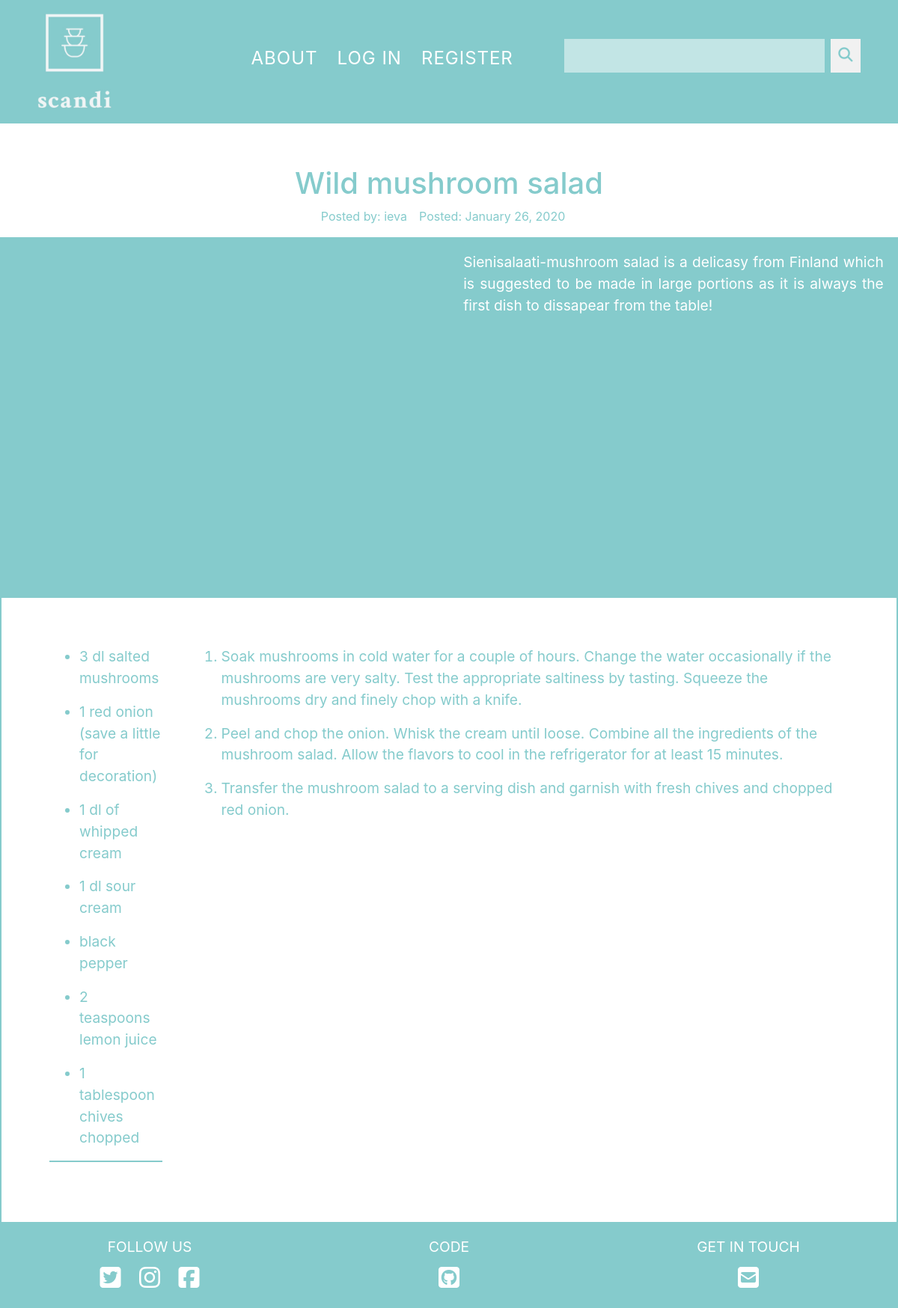
/17, run on the app's committed database.
### scandiKitchen/models.py (models this page shows, shortened)
class Recipe(db.Model):
    users = db.relationship(User)
    id = db.Column(db.Integer,primary_key=True)
    user_id = db.Column(db.Integer,db.ForeignKey('users.id'),nullable=False)
    date = db.Column(db.DateTime,nullable=False,default=datetime.utcnow)
    title = db.Column(db.String(100),nullable=False)
    text = db.Column(db.Text,nullable=False)
    cook_method = db.Column(db.Text,nullable=True)
    ingredients = db.Column(db.Text,nullable=True)
    recipe_image = db.Column(db.String(100),nullable=True)

class User(db.Model,UserMixin):
    __tablename__ = 'users'
    id = db.Column(db.Integer,primary_key=True)
    profile_image = db.Column(db.String(64),nullable=False,default='default_profile.png')
    email = db.Column(db.String(64),unique=True,index=True)
    username = db.Column(db.String(64),unique=True,index=True)
    password_hash = db.Column(db.String(128))
    posts = db.relationship('Recipe',backref='author',lazy=True)

### scandiKitchen/users/views.py (the view)
@users.route('/<username>')
def user_posts(username):
    page = request.args.get('page',1,type=int)
    user = User.query.filter_by(username=username).first_or_404()
    recipes = Recipe.query.filter_by(author=user).order_by(Recipe.date.desc()).paginate(page=page,per_page=5)
    return render_template('user_recipes.html',recipes=recipes,user=user)

### scandiKitchen/recipes/views.py (called while the page is built)
@recipes.route('/<int:recipe_id>')
def recipe(recipe_id):
    recipe = Recipe.query.get_or_404(recipe_id)
    return render_template('recipe.html',title=recipe.title,date=recipe.date,post=recipe)

### scandiKitchen/templates/recipe.html (shortened to what this page needs)
{% extends "base.html" %}
{% block content %}
<div class="singleRecipeWrapper">
  <h1>{{post.title}}</h1>
  <div class="additionalInfo">
    <p>Posted by: {{post.author.username}}</p>
    <p>Posted: {{post.date.strftime('%B %d, %Y')}}</p>
  </div>
  <div class="container-fluid singleRecipeContainer">
    <div class="recipeImageandText">
      <div class="recipeImage-wrapper">
      </div>
      <div class="recipeText-wrapper">
        <p>{{post.text}}</p>
      </div>
    </div>
    <div class="instructions">
      <div class="ingrediantsWrapper">
        <ul class="ingrediants">
          {% for ingredient in post.ingredients.split(";") %}
          <li><p>{{ingredient}}</p></li>
          {% endfor %}
        </ul>
      </div>
      <div class="methodWrapper">
        <ol class="method">
          {% for step in post.cook_method.split(";") %}
          <li><p>{{step}}</p></li>
          {% endfor %}
        </ol>
      </div>
    </div>
  </div>
</div>
{% endblock %}

### scandiKitchen/static/css/main.css (style rules this page uses)
body { margin: 0; padding: 0; overflow-x: hidden; }
* { border-radius: 0!important; }
.container-fluid { padding: 0; max-width: 1500px; }

### scandiKitchen/static/css/recipe.css (style rules this page uses)
.recipeImage-wrapper { height: 30em; width: 100%; overflow: hidden; }
.recipeText-wrapper { width: 30em; height: auto; float: left; width: 100%; }
.recipeText-wrapper p { text-align: justify; font-size: 1.2rem; background-color: #85cbcc; color: white; padding: 1em; }
.singleRecipeWrapper { display: flex; flex-direction: column; align-items: center; color: #85cbcc; padding: 0; }
.singleRecipeWrapper h1 { margin-top: 1em; }
.additionalInfo { display: flex; }
.additionalInfo p { margin-right: 1em; }
.method { font-size: 1.2rem; }
.ingrediants { font-size: 1.2rem; border-bottom: 2px solid #85cbcc; }
@media (min-width: 900px) { .recipeImageandText { display: flex; width: 100%; background-color: #85cbcc; } }
@media (min-width: 900px) { .instructions { display: flex; border: 2px solid #85cbcc; padding: 4em; justify-content: center; } }
@media (min-width: 900px) { .ingrediants { margin-right: 2em; } }

### data on the page
Recipe: title "Wild mushroom salad", date "January 26, 2020", text "Sienisalaati-mushroom salad is a delicasy from Finland which is suggested to be made in large portions as it is always the first dish to dissapear from the table!"
User: author.username "ieva"

### other printed values
{{ ingredient }} "3 dl salted mushrooms" "1 red onion (save a little for decoration)" "1 dl of whipped cream" "1 dl sour cream" "black pepper" "2 teaspoons lemon juice" "1 tablespoon chives chopped"
{{ step }} "Peel and chop the onion. Whisk the cream until loose. Combine all the ingredients of the mushroom salad. Allow the flavors to cool in the refrigerator for at least 15 minutes." "Transfer the mushroom salad to a serving dish and garnish with fresh chives and chopped red onion."
